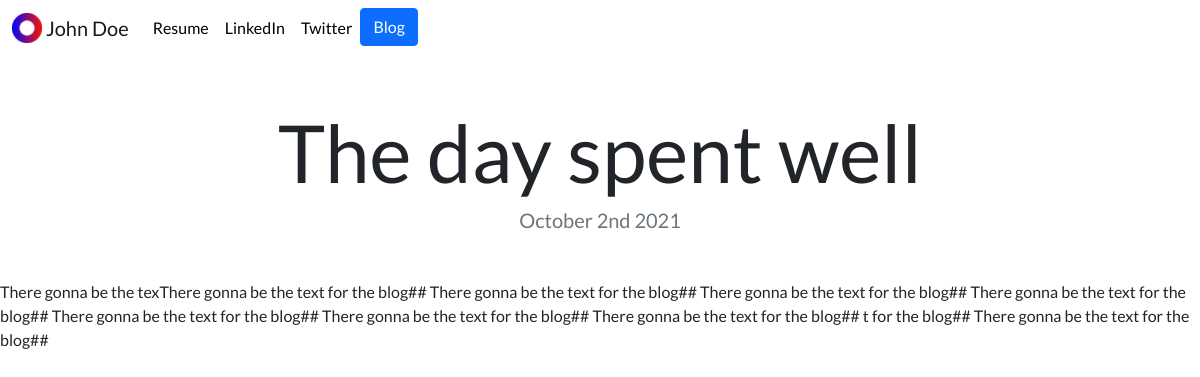
Page /blog/1/ on the committed database.
### blog/models.py (models this page shows, shortened)
class Blog(models.Model):
    title = models.CharField(max_length=200)
    description = models.TextField()
    date = models.DateField()

### blog/views.py (the view)
# urls.py: path('<int:blog_id>/', views.detail, name='detail')
def detail(request, blog_id):
    blog = get_object_or_404(Blog, pk=blog_id)
    return render(request, 'blog/detail.html', { 'blog': blog })

### blog/templates/blog/detail.html
{% extends 'portfolio/base.html' %}
{% load static %}
{% block content %}
<h1 class="text-center mt-5" id="blogdetailtitle">{{ blog.title }}</h1>
<h5 class="text-center text-muted mb-5">{{ blog.date|date:'F jS Y' }}</h5>
{{ blog.description|safe }}
{% endblock %}

### portfolio/static/portfolio/custom.css (style rules this page uses)
body { font-family: 'Lato', sans-serif; }
@media (min-width: 992px) { #blogdetailtitle { font-size: 5rem; } }

### rows in the picture
Blog: title "The day spent well", date "October 2nd 2021", description "There gonna be the texThere gonna be the text for the blog## There gonna be the text for the blog## There gonna be the text for the blog## There gonna be the text for the blog## There gonna be the text for the blog## There gonna be the text for the blog## There gonna be the text for the blog## t for the blog## There gonna be the text for the blog##"
